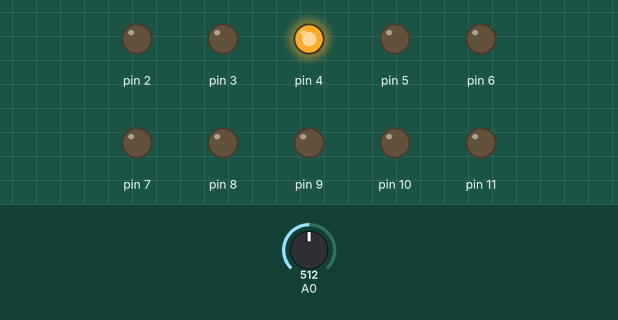
A sketch run on a simulated Arduino Uno, built with avr-gcc and run on an emulated ATmega328P. Shown: output pins drawn as LEDs (lit = HIGH). Inputs (shaded band) come from the test bench; at power-on: A0 = 512.

Above: at 1.3 s.
1.4 s: A0 set to 490
At 4.13 s:
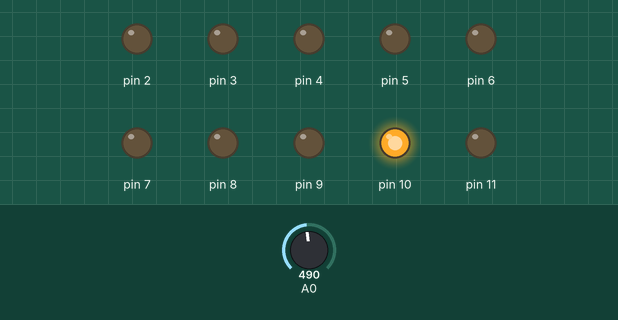
4.4 s: A0 set to 461
7.4 s: A0 set to 438
10.4 s: A0 set to 511
At 10.79 s:
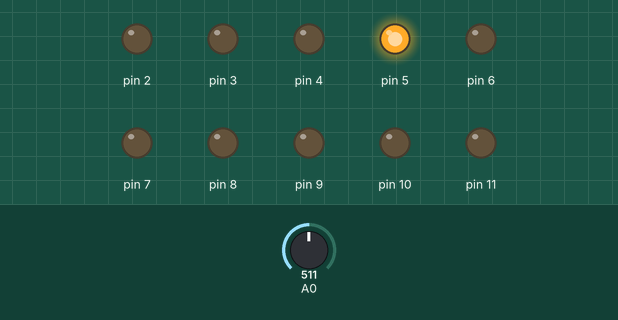
13.4 s: A0 set to 306
At 15.78 s:
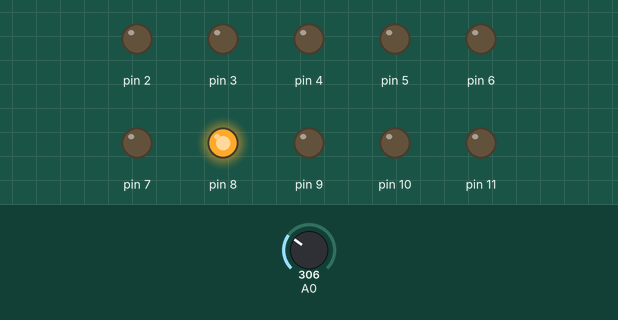
Timing chart, 0 to 17.4 s (numbered marks = the images above; inputs shaded):
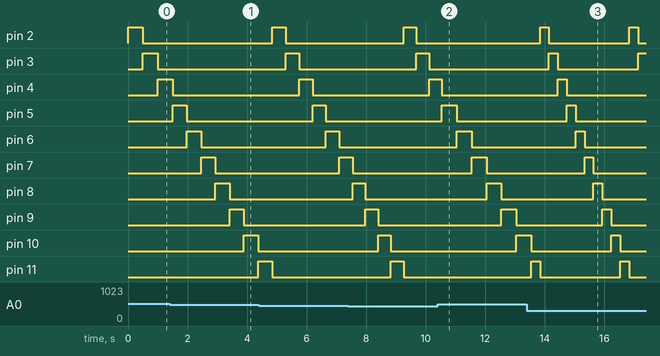

Measured:
- the behaviour switches between 508 and 507 on A0 (found by bisection; images 0 and 1)
- after the input at 1.4 s, pin 10: LOW → HIGH after 2.5 s instead of 2.6 s; pin 11: LOW → HIGH after 3.0 s
- after the input at 10.4 s, pin 11: stays LOW (without the input it goes to HIGH after 2.7 s)
- after the input at 13.4 s, pin 8: LOW → HIGH after 2.2 s instead of 3.6 s; pin 9: LOW → HIGH after 2.5 s, → LOW 0.30 s later
- by itself, pin 2: alternates HIGH for 0.30 s and LOW for 2.7 s

The sketch:

potansiyometre_led.ino
```cpp
int led;
int pot = 0;

void setup() {
  for(led = 2; led < 12; led++) {
    pinMode(led, OUTPUT);
  }
}

void loop() {
  for(led = 2; led < 12; led++) {
    pot = analogRead(A0);
    pot = map(pot, 0, 1023, 0, 1000);
    digitalWrite(led, 1);
    delay(pot);
    digitalWrite(led, 0);
  }
}
```
